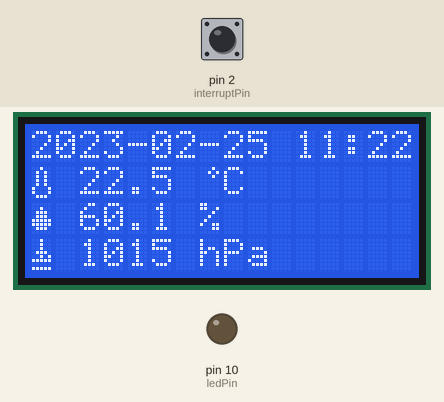
Recording of a sketch running on a simulated Arduino Uno, built with avr-gcc and run on an emulated ATmega328P. Shown: 16×4 character LCD, output pins drawn as LEDs (lit = HIGH). The inputs (shaded band) are chosen by the test bench; at power-on: pin 2 (interruptPin) HIGH.

Above: at 1.2 s.
1.3 s: pin 2 (interruptPin) pulled LOW for 0.15 s
At 2.7 s:
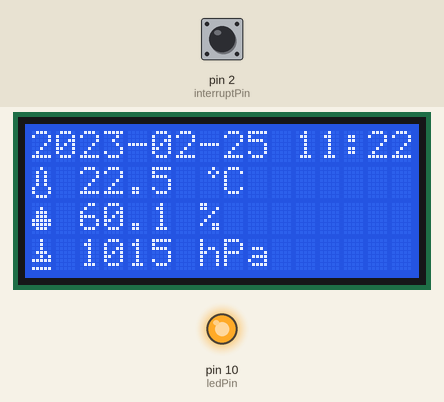
Timing chart, 0 to 12.8 s (numbered marks = the images above; inputs shaded):
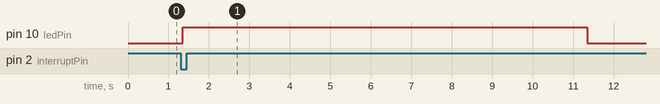

Measured:
- after the input at 1.3 s, pin 10 (ledPin): LOW → HIGH after 0.05 s, → LOW 10.0 s later

The sketch:

03_prototype_lcd.ino
```cpp
#include <LiquidCrystal.h>

LiquidCrystal lcd(3, 4, 5, 6, 7, 8, 9);

byte degree[8] = {
  B00010,
  B00101,
  B00010,
  B00000,
  B00000,
  B00000,
  B00000,
  B00000
};
char degree_sign = 0;

byte thermometer[8] = {
  B00100,
  B01010,
  B01010,
  B01010,
  B01010,
  B10001,
  B10001,
  B01110
};
char temp_sign = 1;

byte humidity[8] = {
  B00000,
  B00100,
  B01110,
  B01110,
  B11111,
  B11111,
  B01110,
  B00000
};
char hum_sign = 2;

byte pressure[8] = {
  B00100,
  B00100,
  B00100,
  B01110,
  B00101,
  B11111,
  B00000,
  B11111
};
char pres_sign = 3;

const byte ledPin = 10;
const byte interruptPin = 2;
volatile byte backgroundState = LOW;

void setup() {

  for (int i = 3; i < 11; i++) {
    pinMode(i, OUTPUT);
  }
  pinMode(2, INPUT_PULLUP);
  attachInterrupt(digitalPinToInterrupt(interruptPin), backgroundLight, LOW);

  // init LCD
  lcd.createChar(degree_sign, degree);
  lcd.createChar(temp_sign, thermometer);
  lcd.createChar(hum_sign, humidity);
  lcd.createChar(pres_sign, pressure);

  lcd.begin(16, 4);
}

void loop() {
  String time = "2023-02-25 11:22";
  float t = 22.5;
  float h = 60.1;
  float p = 1015;

  Serial.println(time);
  Serial.print("TEMP: ");
  Serial.println(t);
  Serial.print("HUM:  ");
  Serial.println(h);
  Serial.print("PRES:");
  Serial.println(p);

  lcd.clear();
  lcd.setCursor(0, 0);
  lcd.print(time);

  lcd.setCursor(0, 1);
  lcd.print(temp_sign);
  lcd.print(" ");
  lcd.print(t, 1);
  lcd.print(" ");
  lcd.print(degree_sign);
  lcd.print("C");

  lcd.setCursor(0, 2);
  lcd.print(hum_sign);
  lcd.print(" ");
  lcd.print(h, 1);
  lcd.print(" %");

  lcd.setCursor(0, 3);
  lcd.print(pres_sign);
  lcd.print(" ");
  lcd.print(p, 0);
  lcd.print(" hPa");


  if (backgroundState == HIGH) {
    digitalWrite(ledPin, backgroundState);
    delay(10000);
    backgroundState = LOW;
    digitalWrite(ledPin, backgroundState);
  }
}

void backgroundLight() {
  backgroundState = HIGH;
}
```
